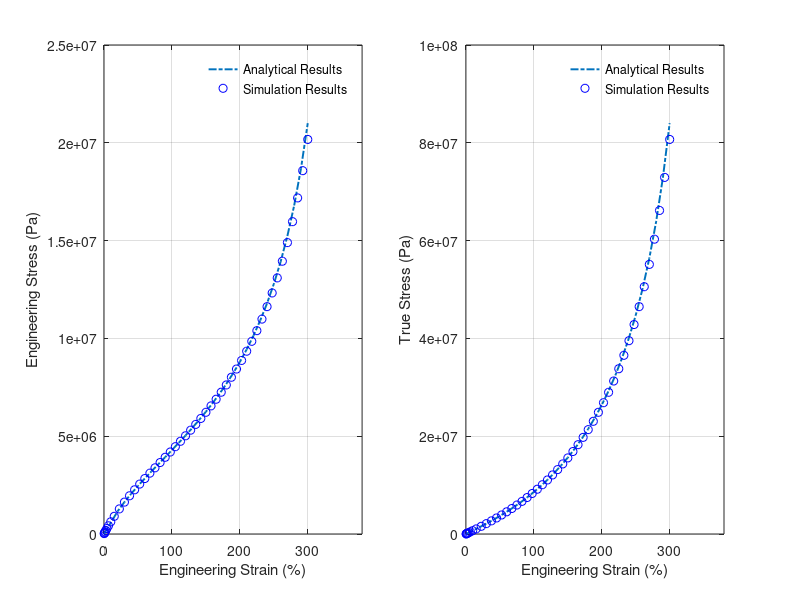

This chart was generated by the following MATLAB code:
%% Incompressible Arruda-Boyce Model 
clc;
clear;

%%Stress-Strain%%
%% True strain = ln(1 + engineering strain)
%% Ture stress = (engineering stress) * exp(true strain) = (engineering stress) * (1 + engineering strain)
N=0:0.1:3;
Lamda=zeros(max(size(N)-1),1);
EngineeringStress=zeros(max(size(N)-1),1);
TrueStress=zeros(max(size(N)-1),1);
Lamda_Bar=zeros(max(size(N))-1,1);
I_1=zeros(max(size(N))-1,1);
x=zeros(max(size(N))-1,1);

Lamda(1)=1;
EngineeringStress(1)=0;

for i=2:max(size(N)-1)
    Lamda(i)=1+i*0.1;
    I_1(i)=Lamda(i)^2+2.0/Lamda(i);
    %% Inverse Langevin(x)=(x)*(3-x^2)/(1-x^2) approximation
    Mu=2.078E6; 
    Lamda_L=2.8;   %Lamda_L=sqrt(N);
    Lamda_Bar(i)=sqrt(I_1(i)/3.0);
    x(i)=Lamda_Bar(i)/Lamda_L;
    EngineeringStress(i)=(1.0/3.0)*Mu*(3.0-x(i)^2)/(1-x(i)^2)*(Lamda(i)-1.0/Lamda(i)^2); 
    TrueStress(i)=       (1.0/3.0)*Mu*(3.0-x(i)^2)/(1-x(i)^2)*(Lamda(i)^2-1.0/Lamda(i));
end

[strain stress] = textread('EngineeringStrainVsTrueStress.txt','%f%f','headerlines',3);

%figure(1);
subplot(1,2,1)
grid on;
box on;
hold on;
plot((Lamda-1)*100,EngineeringStress,'-.','linewidth',1.4);
% plot([300,300],[0,3e7],':');
plot(strain*100,stress./(strain+1),'bo');
axis([0,380 0 2.5e7]);
xlabel('Engineering Strain (%)');
ylabel('Engineering Stress (Pa)');
legend('Analytical Results', 'Simulation Results')
legend boxoff; 

%figure(2);
subplot(1,2,2)
grid on
box on
hold on;
plot((Lamda-1)*100,TrueStress,'-.','linewidth',1.4);
plot(strain*100,stress,'bo');
axis([0,380 0 10.0e7]);
xlabel('Engineering Strain (%)');
ylabel('True Stress (Pa)');
legend('Analytical Results', 'Simulation Results')
legend boxoff; 











